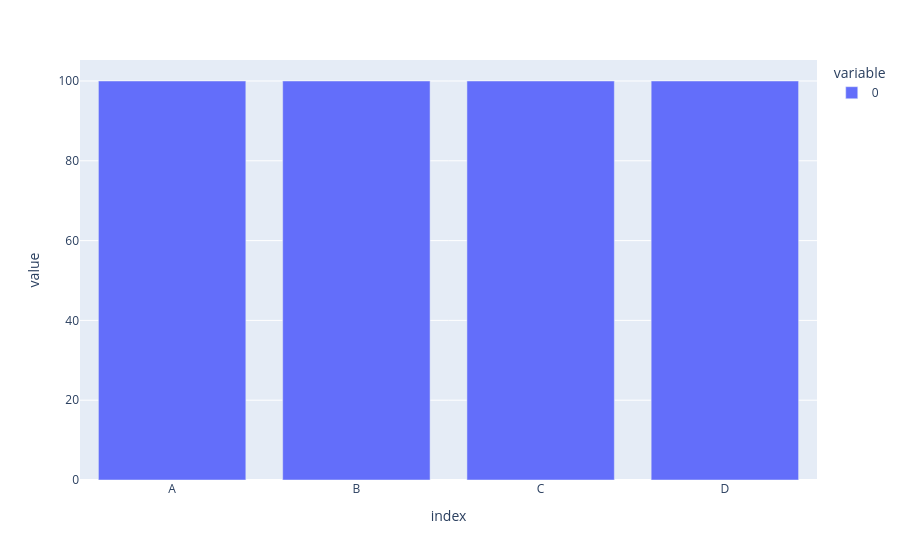

Here is the notebook cell this chart was saved with:
### Code cell
df.count().plot(kind='bar')

### Figure 1 — Plotly figure (JSON) as saved in the notebook; plotly's stock layout.template omitted (floating-point values rounded to 4 significant figures)
{"data": [{"hovertemplate": "variable=0<br>index=%{x}<br>value=%{y}<extra></extra>", "legendgroup": "0", "marker": {"color": "#636efa", "pattern": {"shape": ""}}, "name": "0", "orientation": "v", "showlegend": true, "textposition": "auto", "type": "bar", "x": ["A", "B", "C", "D"], "xaxis": "x", "y": [100, 100, 100, 100], "yaxis": "y"}], "layout": {"barmode": "relative", "legend": {"title": {"text": "variable"}, "tracegroupgap": 0}, "margin": {"t": 60}, "xaxis": {"anchor": "y", "domain": [0, 1], "title": {"text": "index"}}, "yaxis": {"anchor": "x", "domain": [0, 1], "title": {"text": "value"}}}}
